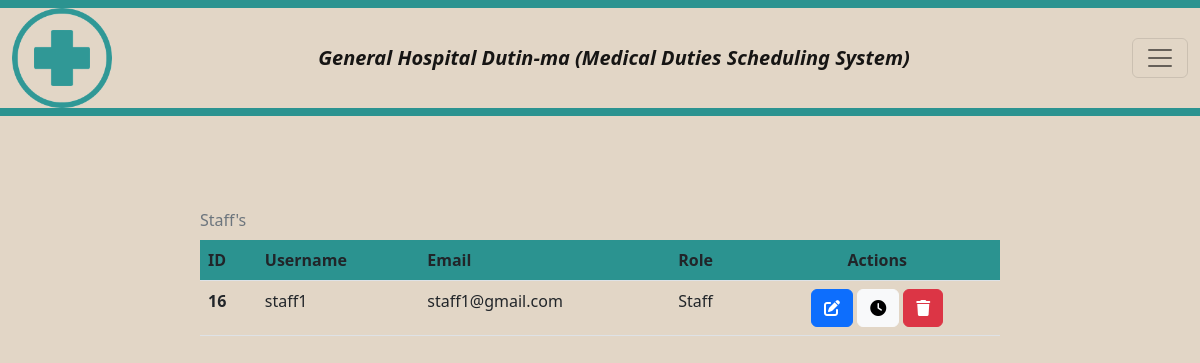
The page /view-staff (signed in) on the database its author committed.
### mdss/models.py (models this page shows, shortened)
class Complete_info(models.Model):
    user = models.ForeignKey(User, on_delete=models.CASCADE)
    id_user = models.IntegerField()
    full_name = models.CharField(max_length=100, blank=True)
    complete_address = models.TextField(max_length=1000, blank=True)
    role = models.CharField(max_length=100, blank=True)
    department = models.CharField(max_length=100, blank=True)

### mdss/views.py (the view)
# urls.py: path('view-staff', views.view_staff, name='view-staff'),
def view_staff(request):
    current_user = User.objects.get(username=request.user)
    user_role = Complete_info.objects.filter(user=current_user)
    staffs = Complete_info.objects.filter(role='Staff')
    context = {'staffs':staffs,'current_user':current_user, 'user_role':user_role}
    return render(request, 'view-staff.html', context)

### templates/view-staff.html (shortened to what this page needs)
<!DOCTYPE html>
<html lang="en">
<head>
    <link rel="stylesheet" href="../../static/assets/vendor/bootstrap/css/bootstrap.min.css">
    <link rel="stylesheet" href="../../static/assets/vendor/fontawesome-free/css/all.min.css">
    <link rel="stylesheet" href="../../static/css/style.css">
</head>
<body>
<nav class="navbar navbar-success fixed-top">
    <div class="container-fluid">
      <a href="/"><img src="../../static/img/logo.png" alt="" height="100" width="100"></a>
      <a class="navbar-brand" href="/"><i><b>General Hospital Dutin-ma (Medical Duties Scheduling System)</b></i></a>
      <button class="navbar-toggler" type="button" data-bs-toggle="offcanvas" data-bs-target="#offcanvasDarkNavbar" aria-controls="offcanvasDarkNavbar">
        <span class="navbar-toggler-icon"></span>
      </button>
    </div>
  </nav>
  <div class="body-content">
    <div class="tables">
        <table class="table caption-top">
            <caption>Staff's</caption>
            <thead>
            <tr>
                <th scope="col">ID</th>
                <th scope="col">Username</th>
                <th scope="col">Email</th>
                <th scope="col">Role</th>
                <th scope="col" class="text-center">Actions</th>
            </tr>
            </thead>
            <tbody>
            {% for user in user_role %}
            {% for staff in staffs %}
            {% if staff.department == user.department %}
            <tr>
                <th scope="row">{{staff.id_user}}</th>
                <td>{{staff.user.username}}</td>
                <td>{{staff.user.email}}</td>
                <td>{{staff.role}}</td>
                <td class="text-center">
                    <a href="/try-update-staff/{{staff.id_user}}" class="btn btn-primary"><i class="fa fa-edit"></i></a>
                    <a href="/schedule/{{staff.user.id}}" class="btn btn-light"><i class="fa fa-clock"></i></a>
                    <a href="/request-for-delete-staff/{{staff.user.id}}" class="btn btn-danger"><i class="fa fa-trash"></i></a>
                </td>
            </tr>
            {% endif %}
            {% endfor %}
            {% endfor %}
            </tbody>
        </table>
    </div>
  </div>
</body>
</html>

### static/css/style.css (style rules this page uses)
.container-fluid, .offcanvas, body { background-color: rgb(226, 214, 198); }
.body-content { margin: 200px; }
.navbar { background-color: rgb(43, 147, 144); }
.tables { display: flex; flex-direction: column; align-items: center; justify-content: center; }
.table thead { background-color: rgb(43, 147, 144); }

### rows shown on the page
Complete_info: id_user "16", user.username "staff1", user.email "staff1@gmail.com", role "Staff"
